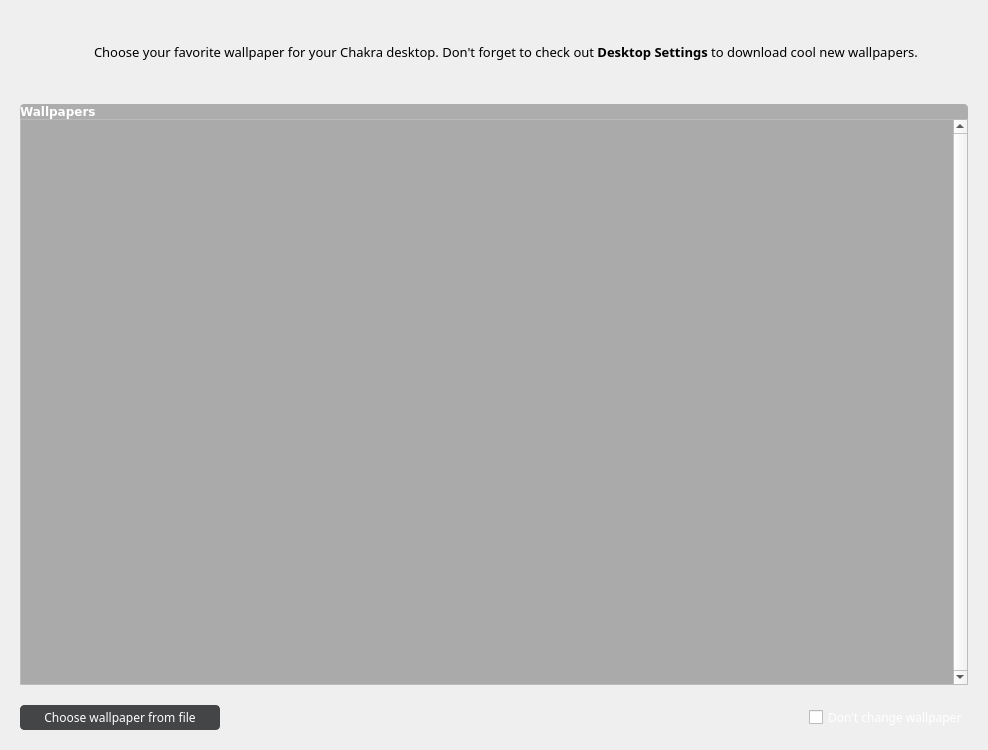
<?xml version="1.0" encoding="UTF-8"?>
<ui version="4.0">
 <class>wallpaperWidget</class>
 <widget class="QWidget" name="wallpaperWidget">
  <property name="geometry">
   <rect>
    <x>0</x>
    <y>0</y>
    <width>988</width>
    <height>750</height>
   </rect>
  </property>
  <property name="windowTitle">
   <string>Wallpaper</string>
  </property>
  <property name="styleSheet">
   <string notr="true">QListWidget {
	background-color: rgb(170, 170, 170);
	border: 1px solid rgba(255,255,255,50);
}

QPushButton{
	padding: 3px 10px 3px 10px;
	color: white;
	border:0px;
	border-radius:4px;
	background-color: rgb(68, 69, 70);
}

QPushButton::flat{
	border:1px solid  rgb(68, 69, 70);
	border-radius:4px;
	background-color: rgb(68, 69, 70);
}

QPushButton::flat:hover{
	border:1px solid rgba(0, 0, 0, 100);
	border-radius:4px;
	background-color: rgb(0, 172, 255);
}

QPushButton::flat:pressed{
	border:1px solid rgba(0, 0, 0, 100);
	border-radius:4px;
	background-color: rgb(106, 114, 128);
}</string>
  </property>
  <layout class="QGridLayout" name="gridLayout">
   <property name="margin">
    <number>20</number>
   </property>
   <property name="spacing">
    <number>0</number>
   </property>
   <item row="0" column="0">
    <widget class="QLabel" name="label_2">
     <property name="minimumSize">
      <size>
       <width>64</width>
       <height>64</height>
      </size>
     </property>
     <property name="maximumSize">
      <size>
       <width>64</width>
       <height>64</height>
      </size>
     </property>
     <property name="text">
      <string/>
     </property>
     <property name="pixmap">
      <pixmap resource="../data/kapudan.qrc">:/raw/pixmap/preferences-desktop-wallpaper.png</pixmap>
     </property>
    </widget>
   </item>
   <item row="0" column="1">
    <widget class="QLabel" name="description">
     <property name="minimumSize">
      <size>
       <width>300</width>
       <height>0</height>
      </size>
     </property>
     <property name="font">
      <font>
       <family>Sans Serif</family>
       <pointsize>10</pointsize>
      </font>
     </property>
     <property name="styleSheet">
      <string notr="true"/>
     </property>
     <property name="text">
      <string>&lt;html&gt;&lt;head/&gt;&lt;body&gt;&lt;p&gt;Choose your favorite wallpaper for your Chakra desktop. Don't forget to check out &lt;span style=&quot; font-weight:600;&quot;&gt;Desktop Settings&lt;/span&gt; to download cool new wallpapers.&lt;/p&gt;&lt;/body&gt;&lt;/html&gt;</string>
     </property>
     <property name="wordWrap">
      <bool>true</bool>
     </property>
     <property name="indent">
      <number>10</number>
     </property>
    </widget>
   </item>
   <item row="1" column="0">
    <spacer name="verticalSpacer_4">
     <property name="orientation">
      <enum>Qt::Vertical</enum>
     </property>
     <property name="sizeType">
      <enum>QSizePolicy::Fixed</enum>
     </property>
     <property name="sizeHint" stdset="0">
      <size>
       <width>20</width>
       <height>20</height>
      </size>
     </property>
    </spacer>
   </item>
   <item row="2" column="0" colspan="2">
    <layout class="QVBoxLayout" name="verticalLayout">
     <property name="spacing">
      <number>0</number>
     </property>
     <item>
      <widget class="QLabel" name="label">
       <property name="font">
        <font>
         <family>DejaVu Sans</family>
         <pointsize>9</pointsize>
         <weight>75</weight>
         <bold>true</bold>
         <underline>false</underline>
        </font>
       </property>
       <property name="styleSheet">
        <string notr="true">background-color: rgba(0, 0, 0, 70);
color:white;
border-top-left-radius: 4px;
border-top-right-radius: 4px;</string>
       </property>
       <property name="text">
        <string>Wallpapers</string>
       </property>
       <property name="margin">
        <number>5</number>
       </property>
      </widget>
     </item>
     <item>
      <widget class="QListWidget" name="listWallpaper">
       <property name="sizePolicy">
        <sizepolicy hsizetype="Expanding" vsizetype="Expanding">
         <horstretch>0</horstretch>
         <verstretch>0</verstretch>
        </sizepolicy>
       </property>
       <property name="minimumSize">
        <size>
         <width>0</width>
         <height>0</height>
        </size>
       </property>
       <property name="autoFillBackground">
        <bool>false</bool>
       </property>
       <property name="styleSheet">
        <string notr="true">color: rgb(30, 43, 51)</string>
       </property>
       <property name="frameShape">
        <enum>QFrame::NoFrame</enum>
       </property>
       <property name="frameShadow">
        <enum>QFrame::Sunken</enum>
       </property>
       <property name="verticalScrollBarPolicy">
        <enum>Qt::ScrollBarAlwaysOn</enum>
       </property>
       <property name="alternatingRowColors">
        <bool>false</bool>
       </property>
       <property name="verticalScrollMode">
        <enum>QAbstractItemView::ScrollPerPixel</enum>
       </property>
       <property name="horizontalScrollMode">
        <enum>QAbstractItemView::ScrollPerPixel</enum>
       </property>
       <property name="movement">
        <enum>QListView::Static</enum>
       </property>
       <property name="isWrapping" stdset="0">
        <bool>true</bool>
       </property>
       <property name="resizeMode">
        <enum>QListView::Adjust</enum>
       </property>
       <property name="layoutMode">
        <enum>QListView::SinglePass</enum>
       </property>
       <property name="spacing">
        <number>0</number>
       </property>
       <property name="gridSize">
        <size>
         <width>140</width>
         <height>170</height>
        </size>
       </property>
       <property name="viewMode">
        <enum>QListView::IconMode</enum>
       </property>
       <property name="modelColumn">
        <number>0</number>
       </property>
       <property name="uniformItemSizes">
        <bool>true</bool>
       </property>
       <property name="batchSize">
        <number>1</number>
       </property>
       <property name="wordWrap">
        <bool>true</bool>
       </property>
       <property name="currentRow">
        <number>-1</number>
       </property>
       <property name="sortingEnabled">
        <bool>false</bool>
       </property>
      </widget>
     </item>
     <item>
      <spacer name="verticalSpacer_3">
       <property name="orientation">
        <enum>Qt::Vertical</enum>
       </property>
       <property name="sizeType">
        <enum>QSizePolicy::Fixed</enum>
       </property>
       <property name="sizeHint" stdset="0">
        <size>
         <width>20</width>
         <height>20</height>
        </size>
       </property>
      </spacer>
     </item>
     <item>
      <layout class="QHBoxLayout" name="horizontalLayout">
       <item>
        <widget class="QPushButton" name="buttonChooseWp">
         <property name="minimumSize">
          <size>
           <width>200</width>
           <height>0</height>
          </size>
         </property>
         <property name="font">
          <font>
           <family>Sans Serif</family>
           <pointsize>9</pointsize>
          </font>
         </property>
         <property name="autoFillBackground">
          <bool>false</bool>
         </property>
         <property name="styleSheet">
          <string notr="true"/>
         </property>
         <property name="text">
          <string>Choose wallpaper from file</string>
         </property>
         <property name="flat">
          <bool>true</bool>
         </property>
        </widget>
       </item>
       <item>
        <spacer name="horizontalSpacer_5">
         <property name="orientation">
          <enum>Qt::Horizontal</enum>
         </property>
         <property name="sizeType">
          <enum>QSizePolicy::Expanding</enum>
         </property>
         <property name="sizeHint" stdset="0">
          <size>
           <width>20</width>
           <height>20</height>
          </size>
         </property>
        </spacer>
       </item>
       <item>
        <widget class="QCheckBox" name="checkBox">
         <property name="font">
          <font>
           <family>Sans Serif</family>
           <pointsize>9</pointsize>
          </font>
         </property>
         <property name="styleSheet">
          <string notr="true">color: white;</string>
         </property>
         <property name="text">
          <string>Don't change wallpaper</string>
         </property>
        </widget>
       </item>
      </layout>
     </item>
    </layout>
   </item>
  </layout>
 </widget>
 <resources>
  <include location="../data/kapudan.qrc"/>
 </resources>
 <connections/>
</ui>
